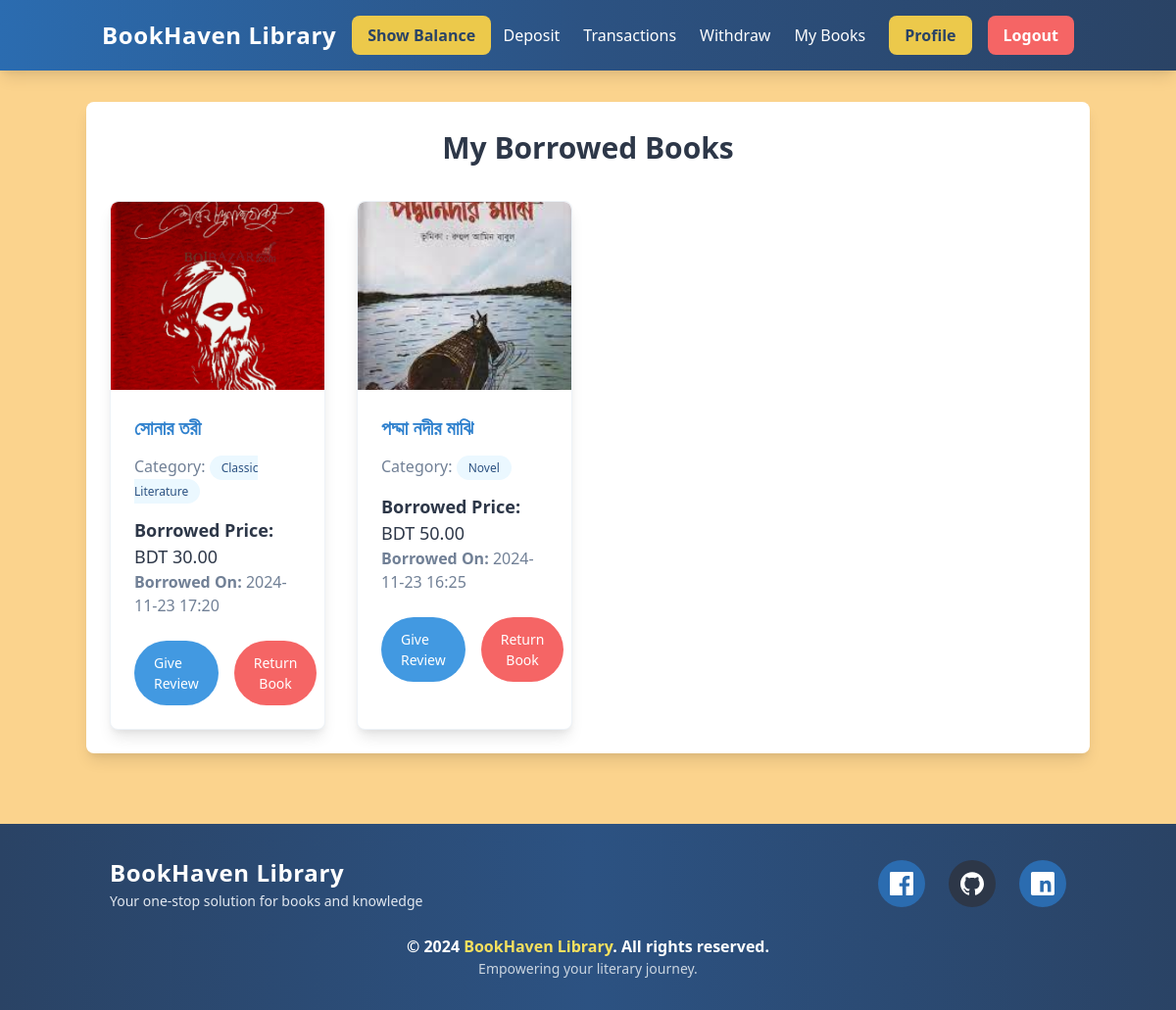
The page /books/my_books/ (signed in) on the database its author committed.
### books/models.py (models this page shows, shortened)
class Borrow(models.Model):
    user = models.ForeignKey(User, on_delete=models.CASCADE)
    book = models.ForeignKey(Book, on_delete=models.CASCADE)
    borrow_date = models.DateTimeField(auto_now_add=True)
    returned = models.BooleanField(default=False)

class Book(models.Model):
        title = models.CharField(max_length=100)
        description = models.TextField()
        borrowprice = models.DecimalField(max_digits=10, decimal_places=2)
        quantity = models.IntegerField(default=1)
        image = models.ImageField(upload_to='books/uploads/', null=True, blank=True)
        catagory = models.ForeignKey(Category, on_delete=models.CASCADE)

class Category(models.Model):
    name = models.CharField(max_length=100)
    slug = models.SlugField(unique=True, blank=True)

### books/views.py (the view)
# urls.py: path('my_books/', MyBookView.as_view(), name='my_books'),
class MyBookView(LoginRequiredMixin, ListView):
    model = Borrow
    template_name = 'books/borrowed_book.html'
    context_object_name = 'borrows'
    def get_queryset(self):
        return Borrow.objects.filter(user=self.request.user, returned=False).order_by('-borrow_date')

### books/templates/books/borrowed_book.html (shortened to what this page needs)
{% extends 'base.html' %}
{% load static %}
{% block content %}
<div class="container mx-auto mt-8 bg-white p-6 rounded-lg shadow-lg">
    <h1 class="text-center text-3xl font-semibold mb-8 text-gray-800">My Borrowed Books</h1>
    <div class="grid grid-cols-1 sm:grid-cols-2 md:grid-cols-3 lg:grid-cols-4 gap-8">
        {% for borrow in borrows %}
        <div class="bg-white shadow-lg border border-gray-200 rounded-lg overflow-hidden transform transition-transform hover:scale-105">
            <a href="{% url 'book_details' borrow.book.id %}">
                {% if borrow.book.image %}
                <img src="{{ borrow.book.image.url }}" alt="{{ borrow.book.title }}" class="w-full h-48 object-cover rounded-t-lg">
                {% else %}
                <img src="{% static 'book_placeholder.jpg' %}" alt="Placeholder Image" class="w-full h-48 object-cover rounded-t-lg">
                {% endif %}
            </a>
            <div class="p-6">
                <h5 class="text-xl font-semibold text-gray-800 mb-3">
                    <a href="{% url 'book_details' borrow.book.id %}" class="text-blue-600 hover:underline">
                        {{ borrow.book.title }}
                    </a>
                </h5>
                <p class="mb-4">
                    <span class="text-gray-600 font-medium">Category:</span>
                    <span class="bg-blue-100 text-blue-800 py-1 px-3 rounded-full text-xs">
                        {{ borrow.book.catagory.name }}
                    </span>
                </p>
                <p class="text-lg text-gray-800"><strong>Borrowed Price:</strong> BDT {{ borrow.book.borrowprice }}</p>
                <p class="text-gray-600"><strong>Borrowed On:</strong> {{ borrow.borrow_date|date:"Y-m-d H:i" }}</p>
                <div class="flex justify-between gap-4 mt-6">
                    <a href="{% url 'review_book' borrow.book.id %}" class="bg-blue-500 hover:bg-blue-700 text-white px-5 py-3 rounded-full text-sm transition duration-300">
                        Give Review
                    </a>
                    <form action="{% url 'return_book' borrow.book.id %}" method="POST">
                        <button class="bg-red-500 text-white px-5 py-3 rounded-full text-sm hover:bg-red-600 transition duration-300">
                            Return Book
                        </button>
                    </form>
                </div>
            </div>
        </div>
        {% empty %}
        <div class="col-span-4">
            <p class="text-center text-gray-500 text-lg">You haven't borrowed any books yet.</p>
        </div>
        {% endfor %}
    </div>
</div>
{% endblock %}

### core/templates/base.html (style rules this page uses)
html, body { height: 100%; margin: 0; }
body { display: flex; flex-direction: column; min-height: 100vh; }

### rows shown on the page
Borrow: book.image (picture), book "সোনার তরী", book.catagory.name "Classic Literature", book.borrowprice "30.00", borrow_date "2024-11-23 17:20"
Borrow: book.image (picture), book "পদ্মা নদীর মাঝি", book.catagory.name "Novel", book.borrowprice "50.00", borrow_date "2024-11-23 16:25"
